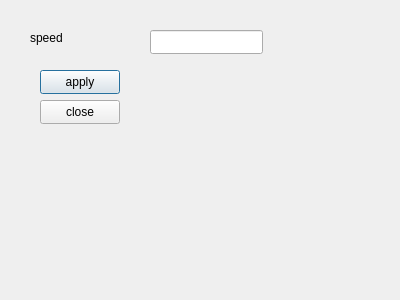
<?xml version="1.0" encoding="UTF-8"?>
<ui version="4.0">
 <class>SpeedDialog</class>
 <widget class="QDialog" name="SpeedDialog">
  <property name="geometry">
   <rect>
    <x>0</x>
    <y>0</y>
    <width>400</width>
    <height>300</height>
   </rect>
  </property>
  <property name="windowTitle">
   <string>Dialog</string>
  </property>
  <widget class="QLabel" name="label">
   <property name="geometry">
    <rect>
     <x>30</x>
     <y>30</y>
     <width>71</width>
     <height>16</height>
    </rect>
   </property>
   <property name="text">
    <string>speed</string>
   </property>
  </widget>
  <widget class="QLineEdit" name="editSpeed">
   <property name="geometry">
    <rect>
     <x>150</x>
     <y>30</y>
     <width>113</width>
     <height>24</height>
    </rect>
   </property>
  </widget>
  <widget class="QPushButton" name="applyButton">
   <property name="geometry">
    <rect>
     <x>40</x>
     <y>70</y>
     <width>80</width>
     <height>24</height>
    </rect>
   </property>
   <property name="text">
    <string>apply</string>
   </property>
  </widget>
  <widget class="QPushButton" name="closeButton">
   <property name="geometry">
    <rect>
     <x>40</x>
     <y>100</y>
     <width>80</width>
     <height>24</height>
    </rect>
   </property>
   <property name="text">
    <string>close</string>
   </property>
  </widget>
 </widget>
 <resources/>
 <connections/>
</ui>
